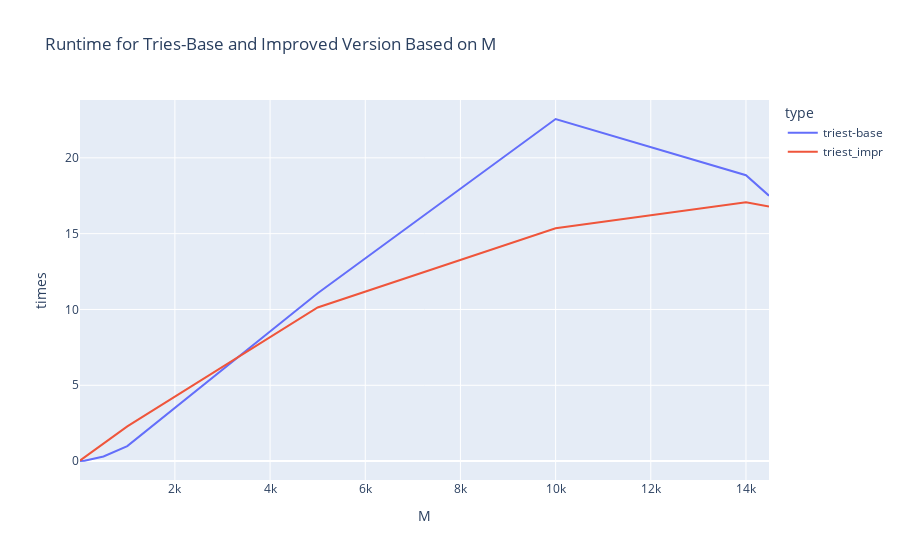

Write notebook code for a chart like this one.
### Code cell
fig = px.line(df_results, x="M", y="times", color="type",
             title="Runtime for Triest-Base and Improved Version Based on M")
fig.show()

### Figure 1 — Plotly figure (JSON) as saved in the notebook; plotly's stock layout.template omitted (floating-point values rounded to 4 significant figures)
{"data": [{"hovertemplate": "type=triest-base<br>M=%{x}<br>times=%{y}<extra></extra>", "legendgroup": "triest-base", "line": {"color": "#636efa", "dash": "solid"}, "mode": "lines", "name": "triest-base", "orientation": "v", "showlegend": true, "type": "scatter", "x": [14484, 14000, 10000, 5000, 1000, 500, 100, 50, 10, 6], "xaxis": "x", "y": [17.5, 18.85, 22.56, 11.07, 0.9903, 0.3025, 0.02597, 0.01396, 0.00697, 0.00698], "yaxis": "y"}, {"hovertemplate": "type=triest_impr<br>M=%{x}<br>times=%{y}<extra></extra>", "legendgroup": "triest_impr", "line": {"color": "#EF553B", "dash": "solid"}, "mode": "lines", "name": "triest_impr", "orientation": "v", "showlegend": true, "type": "scatter", "x": [14484, 14000, 10000, 5000, 1000, 500, 100, 50, 10, 6], "xaxis": "x", "y": [16.79, 17.07, 15.36, 10.13, 2.289, 1.187, 0.2579, 0.1336, 0.04987, 0.03694], "yaxis": "y"}], "layout": {"legend": {"title": {"text": "type"}, "tracegroupgap": 0}, "title": {"text": "Runtime for Tries-Base and Improved Version Based on M"}, "xaxis": {"anchor": "y", "domain": [0, 1], "title": {"text": "M"}}, "yaxis": {"anchor": "x", "domain": [0, 1], "title": {"text": "times"}}}}
